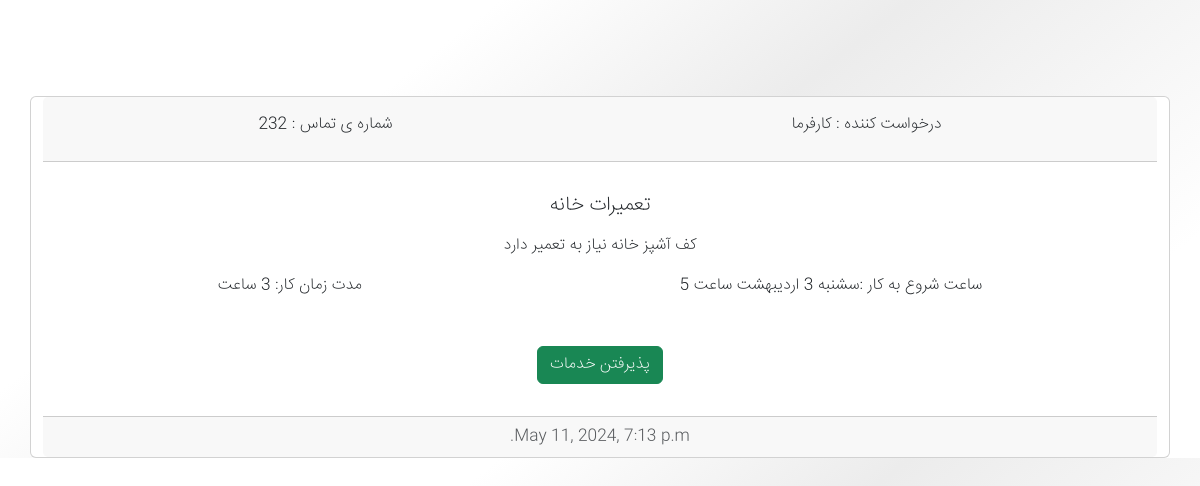
The app's page /user-request/service/14/ with its own data.
### user_request_module/models.py (models this page shows)
class Service(models.Model):
    serviceid = models.IntegerField(auto_created=True, null=True)
    servicer = models.ForeignKey(Servicer, blank=True, on_delete=models.SET_NULL, null=True)
    user = models.ForeignKey(User, on_delete=models.CASCADE)
    type = models.CharField(max_length=500, verbose_name='نوع خدمات')
    gender = models.CharField(max_length=100, verbose_name='جنسیت خدمات دهنده', blank=True)
    description = models.TextField(db_index=True, verbose_name='توضیحات')
    price = models.IntegerField(verbose_name='هزینه', blank=True, null=True)
    service_date = models.CharField(max_length=100, verbose_name='تاریخ انجام پروژه')
    service_time = models.IntegerField(verbose_name='ساعت خدمت')
    created_at = models.DateTimeField(auto_now_add=True, verbose_name='ساعت خدمت')
    is_submit = models.BooleanField(default=False, verbose_name='قبول شده / نشده')

### account_module/models.py (models this page shows, shortened)
class User(AbstractUser):
    avatar = models.ImageField(max_length=20, verbose_name='تصویر پروفایل', null=True, blank=True)
    fullname = models.CharField(max_length=100, verbose_name='نام و نام خانوادگی')
    city = models.CharField(max_length=100, verbose_name='استان و شهر', null=True, blank=True)
    email_active_code = models.CharField(max_length=100, verbose_name='کد فعالسازی ایمیل')
    address = models.TextField(null=True, blank=True, verbose_name='آدرس')
    national_number = models.IntegerField(null=True, blank=True, verbose_name='شماره ملی')
    mobile_number = models.IntegerField(null=True, blank=True, verbose_name='شماره موبایل')
    birth_date = models.CharField(max_length=40, null=True, blank=True, verbose_name='تاریخ تولد')
    is_servicer = models.BooleanField(verbose_name='خدمات دهنده', default=False)
    class Meta:
        verbose_name = 'کاربر'
        verbose_name_plural = 'کاربران'

### user_request_module/views.py (the view)
# urls.py: path('service/<int:pk>/', views.ServiceDetailView.as_view(), name='Service_detail'),
class ServiceDetailView(DetailView):
    model = Service
    def get_context_data(self, **kwargs):
        context = super().get_context_data(**kwargs)
        return context

### user_request_module/templates/user_request_module/service_detail.html (shortened to what this page needs)
{% extends 'shared/_layout.html' %}
{% block main %}
    <main class="container-fluid px-0">
    <div class="container mt-6">
        <div class="row">
            <div class="card text-center">
                <div class="card-header">
                    <div class="d-md-flex justify-content-around mt-2">
                        <p class="card-text">درخواست کننده : {{ object.user.fullname }}</p>
                        <p class="card-text"> شماره ی تماس : {{ object.user.mobile_number }}</p>
                    </div>
                </div>
                <div class="card-body">
                    <h5 class="card-title my-3">{{ object.type }}</h5>
                    <p class="card-text">{{ object.description }}
                    </p>
                    <div class="d-md-flex justify-content-around my-3">
                        <p class="card-text">ساعت شروع به کار :{{ object.service_date }}</p>
                        <p class="card-text">مدت زمان کار: {{ object.service_time }} ساعت</p>
                    </div>
                    <a href="{% url 'service-submit' service.id %}" class="btn btn-success my-3">پذیرفتن خدمات</a>
                </div>
                <div class="card-footer text-muted">
                    {{ object.created_at }}
                </div>
            </div>
        </div>
    </div>
</main>
{% endblock %}

### static/css/style.css (style rules this page uses)
* { margin: 0; padding: 0; font-family: 'IRANSans', sans-serif; box-sizing: border-box; direction: rtl; }
html { scroll-behavior: smooth; }
body { overflow-x:hidden; font-size: 16px; background: rgb(255,255,255); background: linear-gradient(142deg, rgba(255,255,255,1) 28%, rgba(236,236,236,1) 51%, rgba(255,255,255,1) 84%); }
a { text-decoration: none !important; color: #181818; }
.mt-6 { margin-top: 6rem!important; }

### records on screen
Service: user.fullname "کارفرما", user.mobile_number "232", type "تعمیرات خانه", description "کف آشپز خانه نیاز به تعمیر دارد", service_date "سشنبه 3 اردیبهشت ساعت 5", created_at "May 11, 2024, 7:13 p.m."
